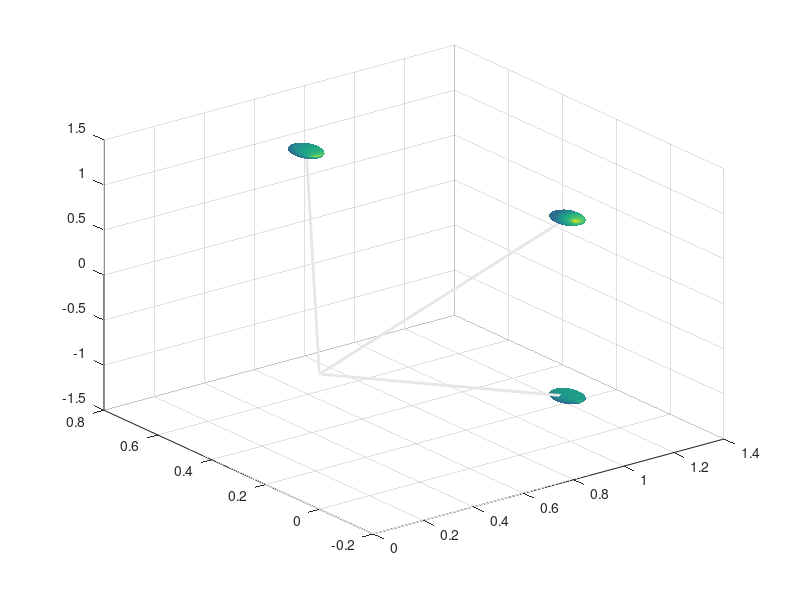

MATLAB code for this plot: (Note: this script raises an error after producing the figure.)
% PLOT_DATA_SPACE   plots the data space with 3 training examples 
%
% 2001 written by Ralf Herbrich
% Microsoft Research Cambridge
%
% (c) 2001 Microsoft Corporation.  Reproduced with permission.  All rights reserved.

figure;

%% set of training point of unit length 
%% the data points are given by their latitude and azimuth
data = [[0,pi/4]; [0,-pi/4]; [pi/4,pi/4]];

%% one particular weight vector (polar coordinates)
phi = pi*1.35;
theta = 0.1;

% plot the data points by little blobs;
for i=1:length (data)
  xp = 1.4 * (cos (data (i,1)) * cos (data(i,2)));
  yp = 1.4 * (sin (data (i,1)) * cos (data(i,2)));
  zp = 1.4 * (sin (data(i,2)));

  [x,y,z] = ellipsoid (xp, yp, zp, 0.05, 0.05, 0.05);
  surfl (x,y,z);
  shading interp;
  hold on;
  
  set (plot3 ([0; xp], [0; yp], [0;zp], 'w-', 'LineWidth', 2), 'Color', [0.9 0.9 0.9]);
end

%% plot the hyperplane 
hold on;
[gx,gy,gz] = plane (-2:0.2:2, phi, theta);
s = surfl (gx,gy,gz);
shading interp;
alpha (0.4);
colormap gray;

%% create meshgrids
set (s, 'EdgeColor', [0.5, 0.5, 0.5]);
set (s, 'EdgeAlpha', 0.6);

%% draw the coordinate axes 
set (plot3 ([-2.8;+2.8],[0;0],[0;0], 'k-', 'LineWidth', 1), 'Color', [0.2 0.2 0.2]);
set (plot3 ([0;0],[-2.3;+2.3],[0;0], 'k-', 'LineWidth', 1), 'Color', [0.2 0.2 0.2]);
set (plot3 ([0;0],[0;0],[-2.3;+2.3], 'k-', 'LineWidth', 1), 'Color', [0.2 0.2 0.2]);

%% finally, tun off the axises and define a nice view
axis off;
axis equal;

VW = [[0.5015   -0.8652    0.0000    0.1819];
      [0.2443    0.1416    0.9593   -0.6726];
      [0.8300    0.4811   -0.2824    8.1459];
      [     0         0         0    1.0000]];
view (VW);
zoom (1.5);

print -deps ../../ps/data_space.ps
